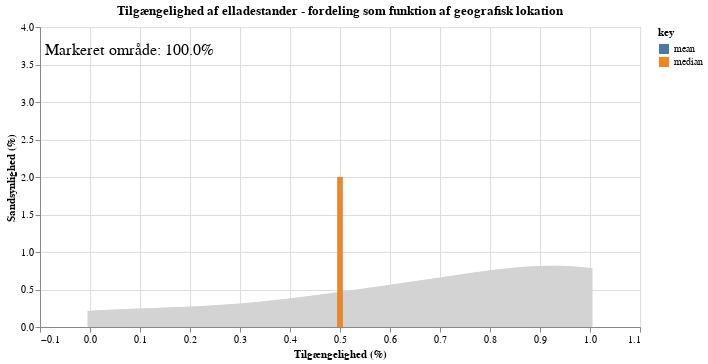

Notebook code cell kept with this figure:
### Markdown cell above
Nu kan vi se fordeling af tilgængelighed som funktion af gps koordinate

### Code cell
#@title fordeling af tilgængelighed som funktion af gps koordinate

import altair as alt
import pandas as pd



#Minimum_Breddegrad= alt.binding_range(min=50, max=70, step=1,name="Minimum_Breddegrad")
Laengdegrad= alt.binding_range(min=5, max=20, step=1,name="Laengdegrad")
Breddegrad= alt.binding_range(min=50, max=70, step=1,name="Breddegrad")
#Maksimum_Laengdegrad= alt.binding_range(min=5, max=20, step=1,name="Maksimum_Laengdegrad")

brush = alt.selection(type='interval', encodings=['x'], name='sel')

base=alt.Chart(data).transform_calculate(
    Laengdegrad='Laengdegrad.Laengdegrad*1',
    Breddegrad='Breddegrad.Breddegrad*1',
    #Maksimum_Laengdegrad='Maksimum_Laengdegrad.Maksimum_Laengdegrad*1',
    #Maksimum_Breddegrad='Maksimum_Breddegrad.Maksimum_Breddegrad*1'
    
).transform_filter(
  'datum.longitude>datum.Laengdegrad-0.5&&datum.longitude<datum.Laengdegrad+0.5&&datum.latitude>datum.Breddegrad-0.5&&datum.latitude<datum.Breddegrad+0.5',
  
).transform_calculate(
    Tilgaengelighed='datum.Available_charging_points/datum.Number_charging_points',
).transform_density(
    'Tilgaengelighed',
    as_=['Tilgaengelighed', 'density'],
).transform_window(
    sum='sum(density)',
    frame=[None,None]
).transform_calculate(
    sandsynlighed='datum.density/datum.sum*100',
    constant='2'
).mark_bar(color="lightgrey").encode(
    alt.X('Tilgaengelighed:Q', title = "Tilgængelighed (%)", scale=alt.Scale(domain=(0, 1))),
    alt.Y('sandsynlighed:Q', title = "Sandsynlighed (%)", scale=alt.Scale(domain=(0, 4))),

)

text = base.transform_filter(
    brush
).transform_aggregate(
    total='sum(sandsynlighed)'
).transform_calculate(
    date_range="sel.Tilgaengelighed ? sel.Tilgaengelighed[0] + ' to ' + sel.Tilgaengelighed[1] : 'all'",
    text="'Markeret område: ' + format(datum.total, '.1f')+'%'"  
).mark_text(
    align='left',
    baseline='top',
    size=16
).encode(
    x=alt.value(5),
    y=alt.value(15),
    text=alt.Text('text:N'),
)

aggregates = base.transform_aggregate(
    mean='mean(Tilgaengelighed)',
    median='median(Tilgaengelighed)',
    y_height='mean(constant)',
).transform_fold(
    ['mean', 'median']
).mark_bar().encode(
    
    x='value:Q',
    y='y_height:Q',
    #alt.Y('sandsynlighed:Q', title = "Sandsynlighed (%)", scale=alt.Scale(domain=(0, 0.1)), clamp=True),
    color='key:N'
)

(base+aggregates+text).add_selection(
    alt.selection_single(fields=['Breddegrad'], bind=Breddegrad , name='Breddegrad', init={"Breddegrad":'59'}),
    alt.selection_single(fields=['Laengdegrad'], bind=Laengdegrad , name='Laengdegrad', init={"Laengdegrad":'11'}),
    #alt.selection_single(fields=['Maksimum_Breddegrad'], bind=Maksimum_Breddegrad , name='Maksimum_Breddegrad', init={"Maksimum_Breddegrad":'70'}),
    #alt.selection_single(fields=['Maksimum_Laengdegrad'], bind=Maksimum_Laengdegrad , name='Maksimum_Laengdegrad', init={"Maksimum_Laengdegrad":'20'}),
    brush
).properties(width=600, height=300, title="Tilgængelighed af elladestander - fordeling som funktion af geografisk lokation")

### Figure 1 — Vega-Lite specification as saved in the notebook (floating-point values rounded to 4 significant figures; data arrays with more than 128 entries replaced by an {"elided": "..."} marker saying what was removed)
{"config": {"view": {"continuousWidth": 400, "continuousHeight": 300}}, "layer": [{"mark": {"type": "bar", "color": "lightgrey"}, "encoding": {"x": {"type": "quantitative", "field": "Tilgaengelighed", "scale": {"domain": [0, 1]}, "title": "Tilgængelighed (%)"}, "y": {"type": "quantitative", "field": "sandsynlighed", "scale": {"domain": [0, 4]}, "title": "Sandsynlighed (%)"}}, "selection": {"Breddegrad": {"type": "single", "fields": ["Breddegrad"], "bind": {"input": "range", "max": 70, "min": 50, "name": "Breddegrad", "step": 1}, "init": {"Breddegrad": "59"}}, "Laengdegrad": {"type": "single", "fields": ["Laengdegrad"], "bind": {"input": "range", "max": 20, "min": 5, "name": "Laengdegrad", "step": 1}, "init": {"Laengdegrad": "11"}}, "sel": {"type": "interval", "encodings": ["x"]}}, "transform": [{"calculate": "Laengdegrad.Laengdegrad*1", "as": "Laengdegrad"}, {"calculate": "Breddegrad.Breddegrad*1", "as": "Breddegrad"}, {"filter": "datum.longitude>datum.Laengdegrad-0.5&&datum.longitude<datum.Laengdegrad+0.5&&datum.latitude>datum.Breddegrad-0.5&&datum.latitude<datum.Breddegrad+0.5"}, {"calculate": "datum.Available_charging_points/datum.Number_charging_points", "as": "Tilgaengelighed"}, {"density": "Tilgaengelighed", "as": ["Tilgaengelighed", "density"]}, {"window": [{"op": "sum", "field": "density", "as": "sum"}], "frame": [null, null]}, {"calculate": "datum.density/datum.sum*100", "as": "sandsynlighed"}, {"calculate": "2", "as": "constant"}]}, {"mark": "bar", "encoding": {"color": {"type": "nominal", "field": "key"}, "x": {"type": "quantitative", "field": "value"}, "y": {"type": "quantitative", "field": "y_height"}}, "transform": [{"calculate": "Laengdegrad.Laengdegrad*1", "as": "Laengdegrad"}, {"calculate": "Breddegrad.Breddegrad*1", "as": "Breddegrad"}, {"filter": "datum.longitude>datum.Laengdegrad-0.5&&datum.longitude<datum.Laengdegrad+0.5&&datum.latitude>datum.Breddegrad-0.5&&datum.latitude<datum.Breddegrad+0.5"}, {"calculate": "datum.Available_charging_points/datum.Number_charging_points", "as": "Tilgaengelighed"}, {"density": "Tilgaengelighed", "as": ["Tilgaengelighed", "density"]}, {"window": [{"op": "sum", "field": "density", "as": "sum"}], "frame": [null, null]}, {"calculate": "datum.density/datum.sum*100", "as": "sandsynlighed"}, {"calculate": "2", "as": "constant"}, {"aggregate": [{"op": "mean", "field": "Tilgaengelighed", "as": "mean"}, {"op": "median", "field": "Tilgaengelighed", "as": "median"}, {"op": "mean", "field": "constant", "as": "y_height"}]}, {"fold": ["mean", "median"]}]}, {"mark": {"type": "text", "align": "left", "baseline": "top", "size": 16}, "encoding": {"text": {"type": "nominal", "field": "text"}, "x": {"value": 5}, "y": {"value": 15}}, "transform": [{"calculate": "Laengdegrad.Laengdegrad*1", "as": "Laengdegrad"}, {"calculate": "Breddegrad.Breddegrad*1", "as": "Breddegrad"}, {"filter": "datum.longitude>datum.Laengdegrad-0.5&&datum.longitude<datum.Laengdegrad+0.5&&datum.latitude>datum.Breddegrad-0.5&&datum.latitude<datum.Breddegrad+0.5"}, {"calculate": "datum.Available_charging_points/datum.Number_charging_points", "as": "Tilgaengelighed"}, {"density": "Tilgaengelighed", "as": ["Tilgaengelighed", "density"]}, {"window": [{"op": "sum", "field": "density", "as": "sum"}], "frame": [null, null]}, {"calculate": "datum.density/datum.sum*100", "as": "sandsynlighed"}, {"calculate": "2", "as": "constant"}, {"filter": {"selection": "sel"}}, {"aggregate": [{"op": "sum", "field": "sandsynlighed", "as": "total"}]}, {"calculate": "sel.Tilgaengelighed ? sel.Tilgaengelighed[0] + ' to ' + sel.Tilgaengelighed[1] : 'all'", "as": "date_range"}, {"calculate": "'Markeret område: ' + format(datum.total, '.1f')+'%'", "as": "text"}]}], "data": {"name": "data-c79039ed06eb64918ade9a0c13f53fe3"}, "height": 300, "title": "Tilgængelighed af elladestander - fordeling som funktion af geografisk lokation", "width": 600, "$schema": "https://vega.github.io/schema/vega-lite/v4.8.1.json", "datasets": {"data-c79039ed06eb64918ade9a0c13f53fe3": {"elided": "527 records"}}}
